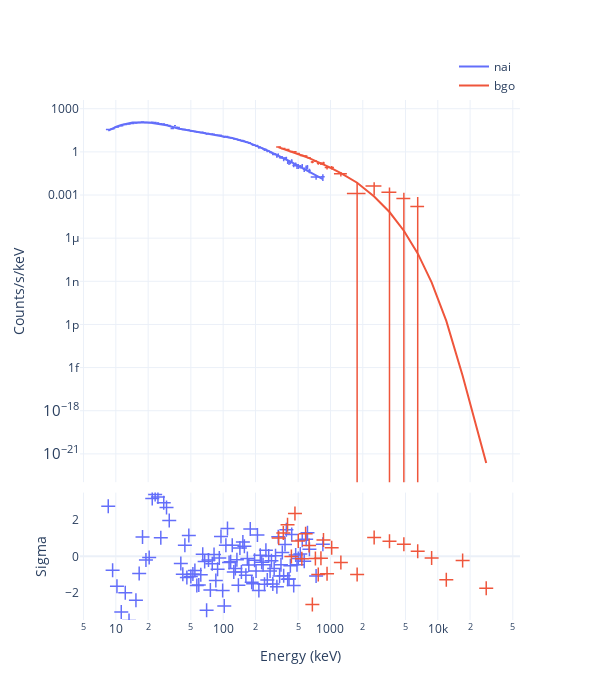

The notebook cell this image was saved under:
### Code cell
fig = Plot.pair(pair, style='CE', show=True)
